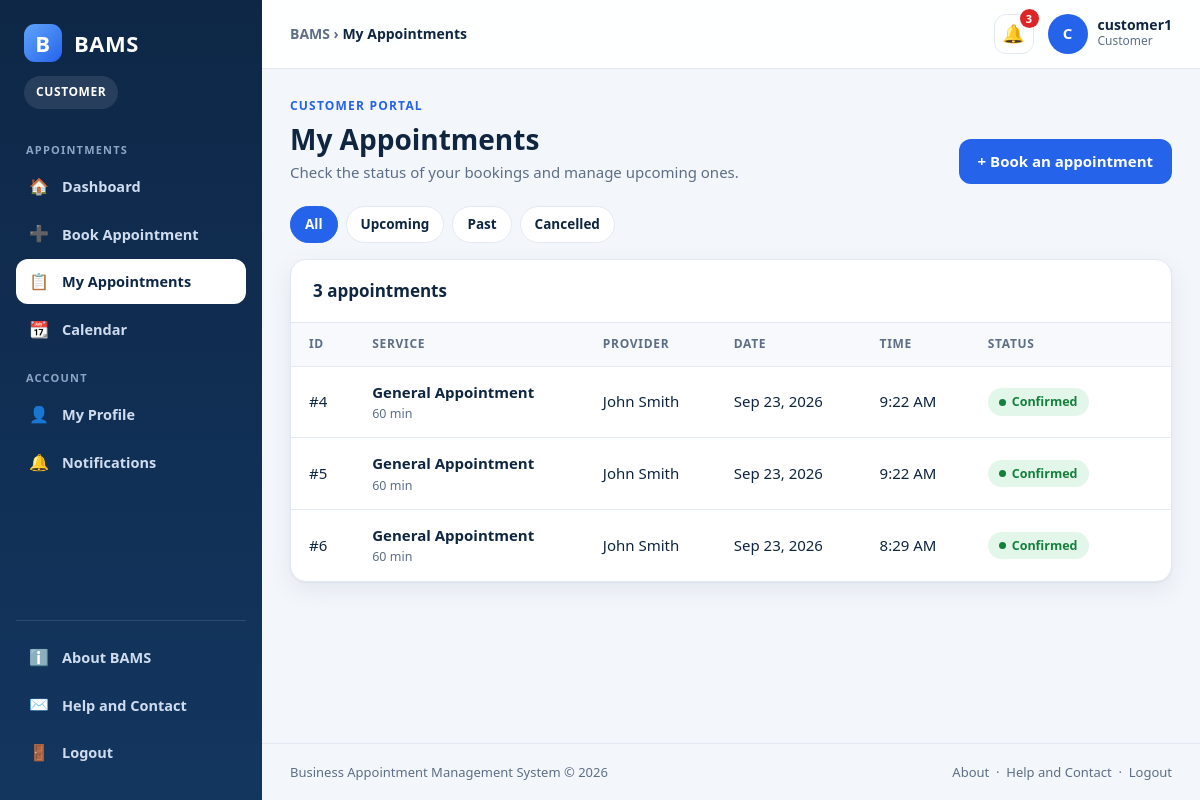
/my_appointments.php (signed in), run on the app's committed database.
### tables this page shows
CREATE TABLE `appointments` (
  `appointment_id` int(11) NOT NULL,
  `customer_id` int(11) NOT NULL,
  `provider_id` int(11) NOT NULL,
  `service_id` int(11) NOT NULL,
  `appointment_date` date NOT NULL,
  `appointment_time` time NOT NULL,
  `status` varchar(30) DEFAULT 'Booked',
  `created_at` timestamp NOT NULL DEFAULT current_timestamp()
);

CREATE TABLE `services` (
  `service_id` int(11) NOT NULL,
  `service_name` varchar(100) NOT NULL,
  `description` text DEFAULT NULL,
  `duration` int(11) DEFAULT NULL,
  `status` varchar(20) DEFAULT 'Available',
  `created_at` timestamp NOT NULL DEFAULT current_timestamp()
);

### data.php (called while the page is built, shortened)
<?php
require_once __DIR__ . "/bootstrap.php";
function appointment_rows(mysqli $conn, string $where = "", string $order = "a.appointment_date DESC, a.appointment_time DESC", int $limit = 0): array
{
    $sql = "SELECT a.appointment_id, a.appointment_date, a.appointment_time, a.status, a.created_at,
                   a.customer_id, a.provider_id, a.service_id,
                   TRIM(CONCAT(IFNULL(c.first_name,''),' ',IFNULL(c.last_name,''))) AS customer_name,
                   cu.username AS customer_user,
                   TRIM(CONCAT(IFNULL(p.first_name,''),' ',IFNULL(p.last_name,''))) AS provider_name,
                   s.service_name, s.duration
            FROM appointments a
            LEFT JOIN customers c ON a.customer_id = c.customer_id
            LEFT JOIN users cu ON c.user_id = cu.user_id
            LEFT JOIN service_providers p ON a.provider_id = p.provider_id
            LEFT JOIN services s ON a.service_id = s.service_id
            " . ($where !== "" ? "WHERE $where" : "") . "
            ORDER BY $order" . ($limit > 0 ? " LIMIT $limit" : "");
    $rows = [];
    try {
        $r = $conn->query($sql);
        while ($r && $row = $r->fetch_assoc()) {
            $rows[] = $row;
        }
    } catch (Throwable $e) {
    }
    return $rows;
}
function fmt_date(?string $d): string
{
    return $d ? date("M j, Y", strtotime($d)) : "-";
}
function fmt_time(?string $t): string
{
    return $t ? date("g:i A", strtotime($t)) : "-";
}

### my_appointments.php (the view, shortened to what this page needs)
<?php
require_once __DIR__ . "/includes/layout.php";
require_once __DIR__ . "/includes/data.php";
$user_id = (int)$_SESSION["user_id"];
$stmt = $conn->prepare("SELECT customer_id FROM customers WHERE user_id = ?");
$stmt->bind_param("i", $user_id);
$stmt->execute();
$customer = $stmt->get_result()->fetch_assoc();
$filter = $_GET["show"] ?? "all";
$rows = [];
if ($customer) {
    $cid = (int)$customer["customer_id"];
    $rows = appointment_rows($conn, "a.customer_id = $cid", "a.appointment_date DESC, a.appointment_time DESC");
}
$today = date("Y-m-d");
$shown = array_values(array_filter($rows, function ($r) use ($filter, $today) {
    $cancelled = in_array(strtolower($r["status"]), ["cancelled", "canceled"], true);
    if ($filter === "upcoming") {
        return !$cancelled && $r["status"] !== "Completed" && $r["appointment_date"] >= $today;
    }
    if ($filter === "past") {
        return $r["status"] === "Completed" || (!$cancelled && $r["appointment_date"] < $today);
    }
    if ($filter === "cancelled") {
        return $cancelled;
    }
    return true;
}));
?>
<div class="page-head">
    <div><div class="eyebrow">Customer portal</div><h1>My Appointments</h1><p>Check the status of your bookings and manage upcoming ones.</p></div>
    <div class="actions"><a class="btn" href="book_appointment.php">+ Book an appointment</a></div>
</div>
<?php if (!$customer): ?>
    <div class="card"><div class="empty"><div class="big">👤</div><strong>Customer profile not found</strong>Please complete your profile before booking.<br><br><a class="btn" href="customer_profile.php">Complete my profile</a></div></div>
<?php else: ?>
<div class="filters" style="margin-bottom:16px">
    <?php foreach (["all" => "All", "upcoming" => "Upcoming", "past" => "Past", "cancelled" => "Cancelled"] as $k => $label): ?>
        <a class="chip<?php echo $filter === $k ? " active" : ""; ?>" href="my_appointments.php?show=<?php echo $k; ?>"><?php echo $label; ?></a>
    <?php endforeach; ?>
</div>
<div class="card">
    <div class="card-head"><div class="card-title"><?php echo count($shown); ?> appointment<?php echo count($shown) === 1 ? "" : "s"; ?></div></div>
    <?php if (!$shown): ?>
        <div class="empty"><div class="big">📅</div><strong>No appointments here</strong>Book a service to see it listed.</div>
    <?php else: ?>
    <div class="table-wrap"><table>
        <thead><tr><th>ID</th><th>Service</th><th>Provider</th><th>Date</th><th>Time</th><th>Status</th><th></th></tr></thead>
        <tbody>
        <?php foreach ($shown as $r): $canChange = in_array($r["status"], ["Booked", "Rescheduled"], true) && $r["appointment_date"] >= $today; ?>
            <tr>
                <td>#<?php echo (int)$r["appointment_id"]; ?></td>
                <td><div class="cell-title"><?php echo e($r["service_name"]); ?></div><div class="cell-sub"><?php echo (int)$r["duration"]; ?> min</div></td>
                <td><?php echo e($r["provider_name"]); ?></td>
                <td><?php echo e(fmt_date($r["appointment_date"])); ?></td>
                <td><?php echo e(fmt_time($r["appointment_time"])); ?></td>
                <td><?php echo status_badge((string)$r["status"]); ?></td>
                <td>
                </td>
            </tr>
        <?php endforeach; ?>
        </tbody>
    </table></div>
    <?php endif; ?>
</div>
<?php endif; ?>

### bootstrap.php (shortened to what this page needs)
<?php
function e($value): string
{
    return htmlspecialchars((string)($value ?? ""), ENT_QUOTES, "UTF-8");
}
function status_badge(string $status): string
{
    $s = strtolower(trim($status));
    $cls = "b-info";
    if (in_array($s, ["confirmed", "completed", "available", "active"], true)) {
        $cls = "b-good";
    } elseif (in_array($s, ["booked", "rescheduled", "pending"], true)) {
        $cls = "b-wait";
    } elseif (in_array($s, ["cancelled", "canceled", "rejected", "unavailable", "inactive"], true)) {
        $cls = "b-bad";
    }
    return '<span class="badge ' . $cls . '">' . e($status === "" ? "Unknown" : $status) . "</span>";
}

### bams.css (style rules this page uses)
:root { --bg:#f3f6fb; --surface:#ffffff; --ink:#0f2540; --muted:#5d6e86; --line:#e3e9f2; --primary:#2563eb; --primary-d:#1d4ed8; --primary-l:#e8effe; --navy:#0e2747; --navy-2:#13365f; --good:#15803d; --good-l:#e3f6ea; --wait:#b45309; --wait-l:#fdf1dc; --bad:#b91c1c; --bad-l:#fde7e7; --info:#0369a1; --info-l:#e0f2fb; --accent:#2563eb; --accent-l:#e8effe; --radius:16px; --shadow:0 1px 2px rgba(15,37,64,.05),0 8px 24px rgba(15,37,64,.07); --font:"Segoe UI",system-ui,-apple-system,"Helvetica Neue",Arial,sans-serif; }
body.role-customer { --accent:#2563eb;--accent-l:#e8effe }
* { box-sizing:border-box }
html { scroll-behavior:smooth }
body { margin:0;font-family:var(--font);background:var(--bg);color:var(--ink);font-size:15px;line-height:1.55 }
a { color:var(--primary);text-decoration:none }
h1,h2,h3,h4 { margin:0 0 .4em;line-height:1.25 }
.page-head { display:flex;justify-content:space-between;align-items:flex-end;gap:16px;flex-wrap:wrap;margin-bottom:22px }
.page-head h1 { font-size:28px;margin:0 }
.page-head p { margin:4px 0 0;color:var(--muted) }
.eyebrow { font-size:12px;letter-spacing:1.2px;text-transform:uppercase;font-weight:800;color:var(--accent);margin-bottom:6px }
.actions { display:flex;gap:10px;flex-wrap:wrap }
.card { background:var(--surface);border:1px solid var(--line);border-radius:var(--radius);box-shadow:var(--shadow);margin-bottom:22px;overflow:hidden }
.card-head { display:flex;justify-content:space-between;align-items:center;gap:14px;flex-wrap:wrap;padding:18px 22px;border-bottom:1px solid var(--line) }
.card-title { font-size:17px;font-weight:800 }
.table-wrap { overflow-x:auto }
table { width:100%;border-collapse:collapse }
th { background:#f7f9fd;color:var(--muted);text-align:left;font-size:12px;letter-spacing:.7px;text-transform:uppercase;padding:12px 18px;white-space:nowrap;border-bottom:1px solid var(--line) }
td { padding:14px 18px;border-bottom:1px solid var(--line);vertical-align:middle }
tr:last-child td { border-bottom:0 }
.cell-title { font-weight:700 }
.cell-sub { font-size:12.5px;color:var(--muted) }
.badge { display:inline-flex;align-items:center;gap:6px;padding:4px 11px;border-radius:999px;font-size:12.5px;font-weight:700;white-space:nowrap }
.badge::before { content:"";width:7px;height:7px;border-radius:50%;background:currentColor }
.b-good { background:var(--good-l);color:var(--good) }
.btn { display:inline-flex;align-items:center;justify-content:center;gap:8px;padding:10px 18px;border-radius:12px;border:1px solid transparent;background:var(--accent);color:#fff;font:inherit;font-weight:700;cursor:pointer;text-decoration:none;transition:.15s }
.filters { display:flex;gap:8px;flex-wrap:wrap }
.chip { padding:7px 14px;border-radius:999px;background:#fff;border:1px solid var(--line);color:var(--ink);font-weight:700;font-size:13.5px }
.chip.active { background:var(--accent);color:#fff;border-color:var(--accent) }

### data on the page
appointments: appointment_id "4", service.service_name "General Appointment", service.duration "60", provider_name "John Smith", appointment_date "Sep 23, 2026", appointment_time "9:22 AM", status "Confirmed"
appointments: appointment_id "5", service.service_name "General Appointment", service.duration "60", provider_name "John Smith", appointment_date "Sep 23, 2026", appointment_time "9:22 AM", status "Confirmed"
appointments: appointment_id "6", service.service_name "General Appointment", service.duration "60", provider_name "John Smith", appointment_date "Sep 23, 2026", appointment_time "8:29 AM", status "Confirmed"

### other printed values
$role "CUSTOMER"
$group[0] "APPOINTMENTS"
$item[2] "🏠"
$item[1] "Dashboard"
$item[2] "➕"
$item[1] "Book Appointment"
$item[2] "📋"
$item[1] "My Appointments"
$item[2] "📆"
$item[1] "Calendar"
$group[0] "ACCOUNT"
$item[2] "👤"
$item[1] "My Profile"
$item[2] "🔔"
$item[1] "Notifications"
